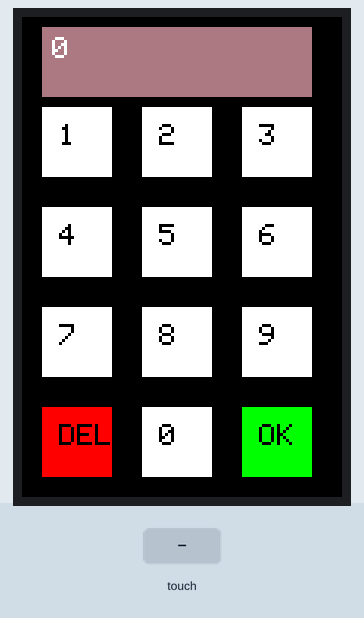
The sketch below on a simulated Arduino Uno, built with avr-gcc and run on an emulated ATmega328P. Parts: 320×480 colour display. The inputs (shaded band) are chosen by the test bench.

Above: at 5.4 s.
5.5 s: touch panel pressed at 13 % / 90 % of its raw x / y range
At 6.8 s:
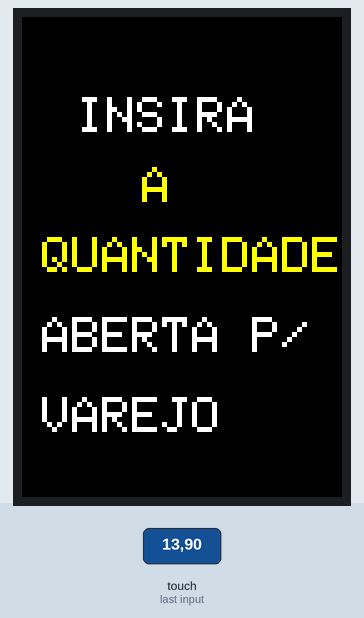
7.1 s: touch panel pressed at 13 % / 90 % of its raw x / y range
At 10.8 s:
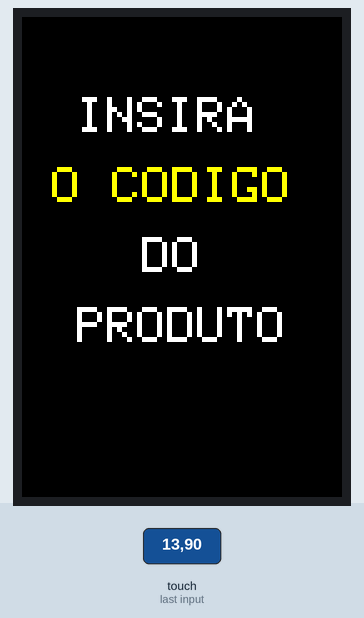
Timing chart, 0 to 12.3 s (numbered marks = the images above; inputs shaded):
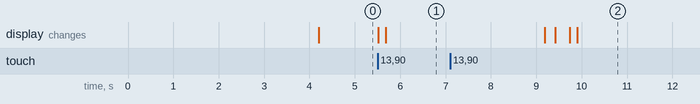

Measured:
- after the input at 5.5 s, the display: first changes at once (image 1 shows a later state)

The sketch:

Varejo_Arduino.ino
```cpp
#include <TouchScreen.h>
#include <MCUFRIEND_kbv.h>

#define LCD_CS A3 // Chip Select
#define LCD_CD A2 // Command/Data
#define LCD_WR A1 // LCD Write
#define LCD_RD A0 // LCD Read
#define LCD_RESET A4

/*____CALIBRAR TFT LCD_____*/
#define YP A3
#define XM A2
#define YM 9
#define XP 8

#define TS_LEFT 155
#define TS_RT   871
#define TS_TOP  944
#define TS_BOT  102

//#define TS_LEFT 129
//#define TS_RT   924
//#define TS_TOP  82
//#define TS_BOT  896

/*______FIM DA CALIBRAÇÃO______*/

// DEFINIÇÃO DE CORES
#define WHITE          0xFFFF
#define YELLOW         0xFFE0
#define RED            0xF800
#define BLUE           0x001F
#define BLACK          0x0000
#define GREEN          0x07E0
#define PURPLE           0x6DABD0

//PRESSÃO DO TOQUE
#define MINPRESSURE 10
#define MAXPRESSURE 1000

//VARIÁVEIS GLOBAIS
int X, Y;
int estado = 1;
char currentInput[7];
char codigo[7];
char quantidade[6];
int BOX = 70;

MCUFRIEND_kbv tft;
TouchScreen ts = TouchScreen(XP, YP, XM, YM, 300);

void tela_codigo(){
  tft.fillScreen(BLACK);
  intr_codigo();
  teclado();
  }

void tela_quantidade(){
  tft.fillScreen(BLACK);
  intr_quantidade();
  teclado();
}

void setup() {
  Serial.begin(9600);
  uint16_t ID = tft.readID();
  tft.begin(ID); // CÓDIGO DO DRIVER DO SEU DISPLAY
  tft.setRotation(2);
  tft.fillScreen(BLACK);
  //tft.reset();
  tela_codigo();
}

void teclado(){
  tft.fillRect(20, 10, 270, 70, PURPLE); // ÁREA DO DISPLAY
  tft.setCursor (30, 20);
  tft.setTextSize (3);
  tft.setTextColor(WHITE);
  tft.print("0");

  desenharBotao(20, 90, "1", WHITE);
  desenharBotao(120, 90, "2", WHITE);
  desenharBotao(220, 90, "3", WHITE);
  desenharBotao(20, 190, "4", WHITE);
  desenharBotao(120, 190, "5", WHITE);
  desenharBotao(220, 190, "6", WHITE);
  desenharBotao(20, 290, "7", WHITE);
  desenharBotao(120, 290, "8", WHITE);
  desenharBotao(220, 290, "9", WHITE);
  desenharBotao(20, 390, "DEL", RED);
  desenharBotao(120, 390, "0", WHITE);
  desenharBotao(220, 390, "OK", GREEN);

}

void intr_quantidade(){
  tft.setCursor (55, 80);
  tft.setTextSize (5);
  tft.setTextColor(WHITE);
  tft.println("INSIRA");

  tft.setCursor (120, 150);
  tft.setTextSize (5);
  tft.setTextColor(YELLOW);
  tft.println("A");

  tft.setCursor (20, 220);
  tft.setTextSize (5);
  tft.setTextColor(YELLOW);
  tft.println("QUANTIDADE");

  tft.setCursor (20, 300);
  tft.setTextSize (5);
  tft.setTextColor(WHITE);
  tft.println("ABERTA P/");

  tft.setCursor (20, 380);
  tft.setTextSize (5);
  tft.setTextColor(WHITE);
  tft.println("VAREJO");

  delay(3500);

  tft.fillScreen(BLACK);
}

void intr_codigo(){
  tft.setCursor (55, 80);
  tft.setTextSize (5);
  tft.setTextColor(WHITE);
  tft.println("INSIRA");

  tft.setCursor (30, 150);
  tft.setTextSize (5);
  tft.setTextColor(YELLOW);
  tft.println("O CODIGO");

  tft.setCursor (120, 220);
  tft.setTextSize (5);
  tft.setTextColor(WHITE);
  tft.println("DO");

  tft.setCursor (55, 290);
  tft.setTextSize (5);
  tft.setTextColor(WHITE);
  tft.println("PRODUTO");

  delay(3500);

  tft.fillScreen(BLACK);
}

void desenharBotao(int eixox, int eixoy, char* nome, const int cor){
  tft.fillRect(eixox, eixoy , BOX, BOX, cor);
  tft.setTextColor(BLACK);
  tft.setTextSize (3);
  tft.setCursor(eixox + BOX / 4, eixoy + BOX / 4);
  tft.println(nome);
}

void updateEntrada(char input){
  int len = strlen(currentInput);
  if (len < sizeof(currentInput) - 1){
    currentInput[len] = input;
    currentInput[len + 1] = '\0';
    tft.fillRect(20, 10, 270, 70, PURPLE);
    tft.setCursor (30, 20);
    tft.setTextColor(BLACK);
    tft.setTextSize(3);
    tft.print(currentInput);
  }
}

void limparEntrada(){
  memset(currentInput, 0, sizeof(currentInput));
  tft.fillRect(20, 10, 270, 70, PURPLE);
  tft.setCursor (30, 20);
  tft.setTextColor(BLACK);
  tft.setTextSize(3);
  tft.print("0");
}

TSPoint waitTouch() {
  TSPoint p;
  do {
    p = ts.getPoint();
    pinMode(XM, OUTPUT);
    pinMode(YP, OUTPUT);
  } while ((p.z < MINPRESSURE ) || (p.z > MAXPRESSURE));

  p.x = map(p.x, TS_LEFT, TS_RT, 0, 320);
  p.y = map(p.y, TS_BOT, TS_TOP, 0, 480);

  return p;
}

void touch(){
  if (Y > 80 && Y < 180){
    if(X > 20 && X < 110){
        //Serial.println("3");
        updateEntrada('3');
    }
    if(X > 120 && X < 210){
        //Serial.println("2");
        updateEntrada('2');
    }
    if(X > 210 && X < 310){
        //Serial.println("1");
        updateEntrada('1');
    }
  }
  if (Y > 180 && Y < 280){
    if(X > 20 && X < 110){
        //Serial.println("6");
        updateEntrada('6');
    }
    if(X > 120 && X < 210){
        //Serial.println("5");
        updateEntrada('5');
    }
    if(X > 210 && X < 310){
        //Serial.println("4");
        updateEntrada('4');
    }
  }
  if (Y > 280 && Y < 380){
    if(X > 20 && X < 110){
        //Serial.println("9");
        updateEntrada('9');
    }
    if(X > 120 && X < 210){
        //Serial.println("8");
        updateEntrada('8');
    }
    if(X > 210 && X < 310){
        //Serial.println("7");
        updateEntrada('7');
    }
  }
  if (Y > 380 && Y < 480){
    if(X > 20 && X < 110){
      if(estado == 1){
          //Serial.println("OK estado 1");
          strncpy(codigo, currentInput, sizeof(codigo) - 1);
          codigo[sizeof(codigo) - 1] = '\0'; // APAGAR NULO
          //Serial.print("Valor Salvo: ");
          Serial.print(codigo);
          limparEntrada();
          estado = 0;
          tela_quantidade();
        }
      else if(estado != 1){
          //Serial.println("OK estado 2");
          strncpy(quantidade, currentInput, sizeof(quantidade) - 1);
          quantidade[sizeof(quantidade) - 1] = '\0'; // APAGAR NULO
          //Serial.print("Valor Salvo: ");
          Serial.print(quantidade);
          limparEntrada();
          estado = 1;
          tela_codigo();
        }
    }
    if(X > 120 && X < 210){
        //Serial.println("0");
        updateEntrada('0');
    }
    if(X > 210 && X < 310){
        //Serial.println("DEL");
        limparEntrada();
    }
  }
}

void loop() {
  TSPoint p = waitTouch();
  X = p.x; Y = p.y;
  touch();

  delay(300);
}
```
